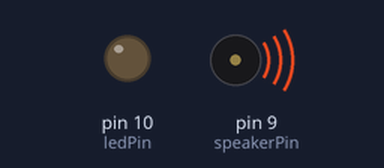
The sketch below on a simulated Arduino Uno, built with avr-gcc and run on an emulated ATmega328P. On the bench: output pins drawn as LEDs (lit = HIGH), buzzer (waves = sounding).

Above: at 0.1 s.
At 35.27 s:
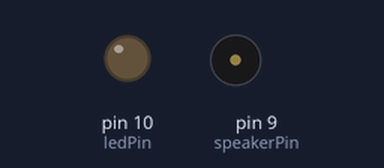
Timing chart, 0 to 35.2 s (numbered marks = the images above):
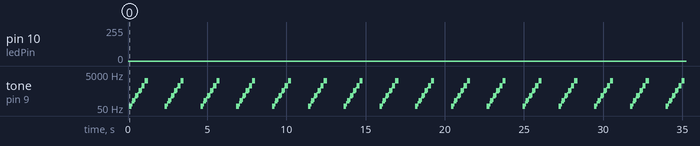

The sketch:

Buzzer_with_Arduino_Code_3.ino
```cpp
/*
      Buzzer with Arduino Code 3
      For more details, visit: https://techzeero.com/arduino-tutorials/buzzer-with-arduino/
*/

byte speakerPin = 9;
byte ledPin = 10;

void setup()
{
  pinMode(speakerPin, OUTPUT);
}
void playTone(int period, int duration)
{
  //period is one cycle of tone
  //how long the pulsing should last in milliseconds
  int pulse = period / 2;
  for(long i = 0; i < duration * 1000L; i += period)
  {
    digitalWrite(speakerPin, HIGH);
    delayMicroseconds(pulse);
    digitalWrite(speakerPin, LOW);
    delayMicroseconds(pulse);
  }
}
void fadeLED()
{
  for(int brightness = 0; brightness < 255; brightness++)
  {
    analogWrite(ledPin, brightness);
    delay(2);
  }
  for(int brightness = 255; brightness >= 0; brightness--)
  {
    analogWrite(ledPin, brightness);
    delay(2);
  }
}
void loop()
{
  for(int period = 15289; period >= 477; period = period / 2)
  {
    playTone(period, 200);
  }
  fadeLED();
}
```

Measured:
- by itself, tone on pin 9 (speakerPin): repeats every 2.3 s: 91 Hz 0.04 s, 131 Hz 0.16 s, 165 Hz 0.04 s, 261 Hz 0.16 s, 305 Hz 0.04 s, 521 Hz 0.16 s, 584 Hz 0.04 s, 1039 Hz 0.20 s, 2062 Hz 0.20 s, silent 1.1 s, 65 Hz 0.16 s
